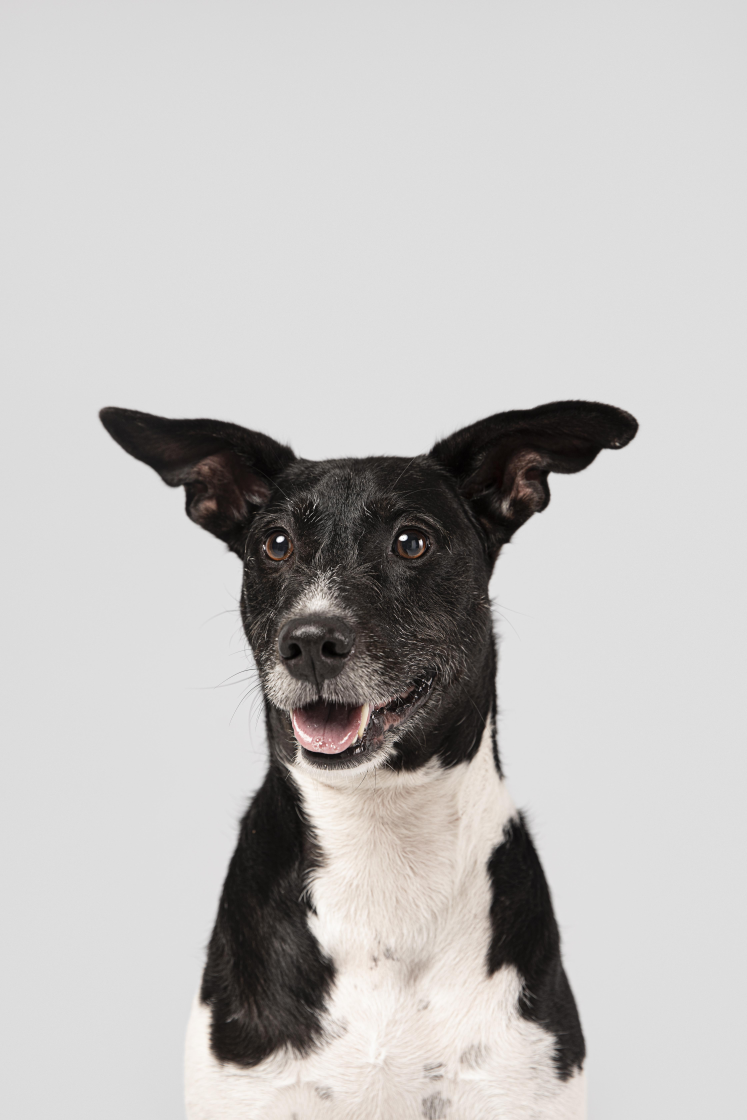
#> input picture HOG/images/dog1.jpg, 4480 x 6720 px (shown at 1/6 size)
$ python hog.py images/dog1.jpg
#> lines starting #> are read from the running program, lines starting #| are printed output that depends on the picture
"""
Required:
    [x] 1- Pre-process the image with the appropriate aspect ratio.
    [x] 2- Get image gradients by convoluting sobel kernel (Applying 1st order derivative) with the image.
    [x] 3- Get magnitude and phase for the image.
    [x] 4- Get histogram for the magnitudes based on the directions using the ratio approach.
    [x] 5 - Normalize each histogram.
    [x] 6- Concatenate all histograms into a single feature vector.

Bonus:
    [x] 1- Normalize each 4 histograms together in 16*16 block instead of normalizing each histogram alone in the 8*8 block.
    [] 2- Draw the HoG over the image (Magnitude & Phase).

"""
import numpy as np
# from python import matplotlib.pyplot as plt
# from python import cv2
# from python import sys

import matplotlib.pyplot as plt
import cv2
import sys

def img_disp(image: np.ndarray):
    plt.figure(figsize=(10, 10))
    plt.imshow(image, cmap='gray')
    plt.axis("off")
    plt.show()

dimensions = (64, 128)


def validate_dimensions(dimensions):
    width, height = dimensions

    if width * 2 != height:
        raise ValueError(f"Dimensions {dimensions} do not have a 1:2 ratio.")

    if width % 8 != 0 or height % 8 != 0:
        raise ValueError(f"Dimensions {dimensions} are not divisible by 8.")

    print(f"    Dimensions {dimensions} are valid.")
    return True

def preprocess_image(image):
    # Validate dimensions before resizing
    validate_dimensions(dimensions)
    print(f'    image before resize: {image.shape}')
    image = cv2.resize(image, dimensions, interpolation=cv2.INTER_CUBIC)
    print(f'    image after resize: {image.shape}')
    return image

def get_gradients(image) -> tuple[np.ndarray, np.ndarray]:
    sobel_x = np.array([
        [-1, 0, 1],
        [-2, 0, 2],
        [-1, 0, 1]
    ])

    sobel_y = np.array([
        [-1, -2, -1],
        [0,  0,  0],
        [1,  2,  1]
    ])

    grad_x = cv2.filter2D(image, -1, sobel_x)
    grad_y = cv2.filter2D(image, -1, sobel_y)
    print(f'    Shape gradient matrices: {grad_x.shape}')

    return grad_x, grad_y

def calc_magnitude_phase(grad_x: np.ndarray, grad_y: np.ndarray) -> tuple[np.ndarray, np.ndarray]:
    magnitude = np.sqrt(np.square(grad_x) + np.square(grad_y))
    # Convert gradient phase from radians to degrees in range 0-180°
    phase = np.rad2deg(np.arctan2(grad_y, grad_x)) #% 180.0

    print(f'    Shape of magnitude matrix: {magnitude.shape}')
    print(f'    Shape of phase matrix: {phase.shape} ')

    return magnitude, phase

def calc_histogram(magnitude, phase, cell_size=8, nbins=9):
    # Get image dimensions
    height, width = magnitude.shape

    # Calculate number of cells
    n_cells_y = height // cell_size
    n_cells_x = width // cell_size

    # histogram array
    # - n_cells_y: number of cells in the vertical direction (height/cell_size)
    # - n_cells_x: number of cells in the horizontal direction (width/cell_size)
    # - nbins: number of orientation bins (typically 9 for HOG)
    histograms = np.zeros((n_cells_y, n_cells_x, nbins))

    bin_width = 180.0 / nbins

    # For each cell
    for y in range(n_cells_y):
        for x in range(n_cells_x):
            # Get cell region
            cell_mag = magnitude[y*cell_size:(y+1)*cell_size, x*cell_size:(x+1)*cell_size]
            cell_phase = phase[y*cell_size:(y+1)*cell_size, x*cell_size:(x+1)*cell_size]

            # For each pixel in the cell
            for i in range(cell_size):
                for j in range(cell_size):
                    # Get magnitude and phase for this pixel
                    mag = cell_mag[i, j]
                    angle = cell_phase[i, j]

                    #
                    bin_idx = int(angle // bin_width)
                    bin_idx_next = (bin_idx + 1) % nbins

                    # Calculate weight based on distance to bin centers
                    bin_center = bin_idx * bin_width + bin_width / 2
                    weight_next = (angle - bin_center + bin_width/2) / bin_width
                    weight_next = max(0, min(1, weight_next))  # Ensure weight is between 0 and 1
                    weight = 1 - weight_next

                    # Add weighted magnitude to histogram bins
                    histograms[y, x, bin_idx] += weight * mag
                    histograms[y, x, bin_idx_next] += weight_next * mag

    return histograms

def normalize_histograms(histograms: np.ndarray, block_size:int = 2) -> np.ndarray:
    """
    Default is 2x2 cells (16x16 pixel blocks).
    (n_cells_y - block_size + 1, n_cells_x - block_size + 1, block_size * block_size * nbins)
    """
    n_cells_y, n_cells_x, nbins = histograms.shape

    n_blocks_y = n_cells_y - block_size + 1
    n_blocks_x = n_cells_x - block_size + 1
    block_features = block_size * block_size * nbins

    normalized_blocks = np.zeros((n_blocks_y, n_blocks_x, block_features))

    # For each block of cells
    for y in range(n_blocks_y):
        for x in range(n_blocks_x):
            # Extract the block of histograms
            block = histograms[y:y+block_size, x:x+block_size, :]

            # Reshape block to a 1D vector
            block_vector = block.reshape(-1)

            # L2 normalization
            epsilon = 1e-8
            l2_norm = np.sqrt(np.sum(block_vector**2) + epsilon)

            # Store the normalized block vector
            if l2_norm > 0:
                normalized_blocks[y, x, :] = block_vector / l2_norm

    return normalized_blocks

def hog(image: np.ndarray) -> np.ndarray:
    # 1- Pre-process the image with the appropriate aspect ratio(64x128).
    print(f"Step 1: resizing images to {dimensions}")
    image = preprocess_image(image)
    img_disp(image)

    # 2- Get image gradients by convoluting sobel kernel (Applying 1st order derivative) with the image.
    print()
    print(f"Step 2: Get image gradients by convoluting sobel kernel")
    grad_x, grad_y = get_gradients(image)

    #3- Get magnitude and phase for the image.
    print()
    print(f"Step 3: Get magnitude and phase for the image.")
    magnitude, phase  = calc_magnitude_phase(grad_y, grad_x)

    # 4- Get histogram for the magnitudes based on the directions using the ratio approach.
    print()
    print(f"Step 4: Get histogram for the magnitudes based on the directions using the ratio approach.")
    histograms = calc_histogram(magnitude, phase, cell_size=8, nbins=9)
    print(f'    histograms shape: {histograms.shape}')

    # 5 - Normalize each histogram.
    normalized_blocks = normalize_histograms(histograms, block_size=1)
    print(f'normalized_blocks : {normalized_blocks .shape}')

    # 6- Concatenate all histograms into a single feature vector (with bouns 1)
    feature_vector = normalized_blocks.flatten()
    print(f'feature_vector: {feature_vector.shape}')

    return feature_vector


def main() -> None:
    args = sys.argv[:]
    # getting image path
    if len(args) < 2:
        print(f"Usage: ./{args[0]} <path-to-image-file>")
        sys.exit(0)

    image_paths = sys.argv[1:]
    images = [cv2.imread(image_path, cv2.IMREAD_GRAYSCALE) for image_path in image_paths]
#> images = 1 item

    for image in images:
        feature_vector = hog(image)
#> this loop made 1 pass
#| Step 1: resizing images to (64, 128)
#|     Dimensions (64, 128) are valid.
#|     image before resize: (6720, 4480)
#|     image after resize: (128, 64)
#| Step 2: Get image gradients by convoluting sobel kernel
#|     Shape gradient matrices: (128, 64)
#| Step 3: Get magnitude and phase for the image.
#|     Shape of magnitude matrix: (128, 64)
#|     Shape of phase matrix: (128, 64)
#| Step 4: Get histogram for the magnitudes based on the directions using the ratio approach.
#> (further printed lines are left out)
#> pass 1, in preprocess_image, `image = cv2.resize(image, dimensions, interpolation=cv2.INTER_CUBIC)`:
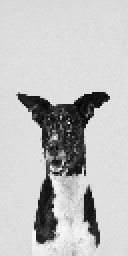
#> image: shape (128, 64) (shown 2 times larger); min 0, max 255, mean 192.4
#> pass 1, in get_gradients, `grad_x = cv2.filter2D(image, -1, sobel_x)`:
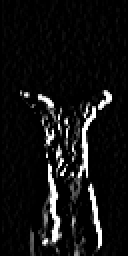
#> grad_x: shape (128, 64) (shown 2 times larger); min 0, max 255, mean 18.3
#> pass 1, in get_gradients, `grad_y = cv2.filter2D(image, -1, sobel_y)`:
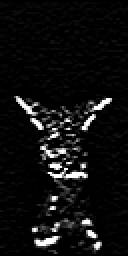
#> grad_y: shape (128, 64) (shown 2 times larger); min 0, max 255, mean 15.7
#> pass 1, in calc_magnitude_phase, `magnitude = np.sqrt(np.square(grad_x) + np.square(grad_y))`:
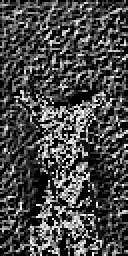
#> magnitude: shape (128, 64) float16 (shown 2 times larger); min 0, max 15.81, mean 4.51; drawn with min black and max white

if __name__ == '__main__':
    main()
